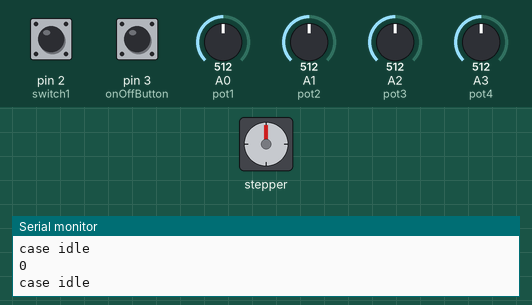
Recording of a sketch running on a simulated Arduino Uno, built with avr-gcc and run on an emulated ATmega328P. Parts: stepper motor, the last lines printed to the serial monitor. The inputs (shaded band) are chosen by the test bench; at power-on: pin 3 (onOffButton) LOW, pin 2 (switch1) LOW, A0 (pot1) = 512, A1 (pot2) = 512, A2 (pot3) = 512, A3 (pot4) = 512. Stepper angles assume 200 steps per turn.

Above: at 1.2 s.
1.3 s: pin 3 (onOffButton) pulled HIGH for 0.15 s
At 1.77 s:
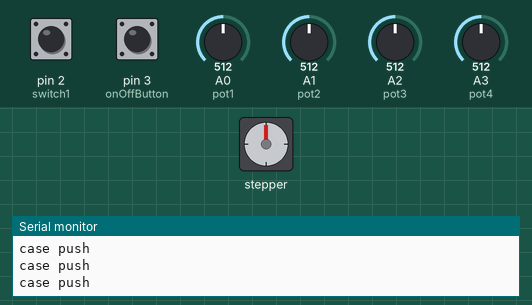
At 2.38 s:
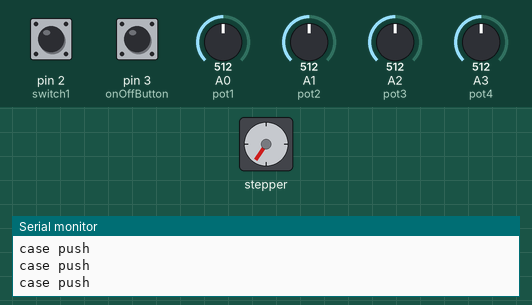
4.3 s: pin 3 (onOffButton) pulled HIGH for 1 s
At 4.3 s:
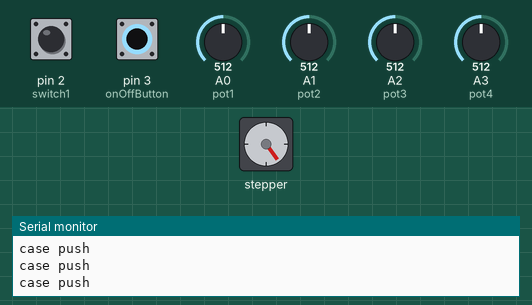
6.8 s: pin 3 (onOffButton) pulled HIGH for 0.15 s
At 7.57 s:
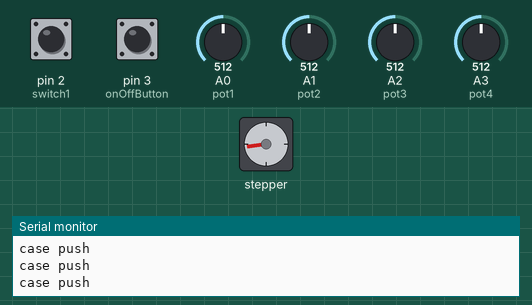
9.9 s: pin 3 (onOffButton) pulled HIGH for 3.2 s
15.2 s: pin 3 (onOffButton) pulled HIGH for 3.2 s
21.4 s: pin 3 (onOffButton) pulled HIGH for 3.2 s
Timing chart, 0 to 28.6 s (numbered marks = the images above; inputs shaded):
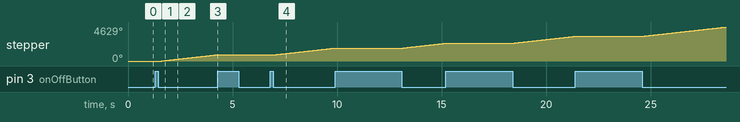

Measured:
- after the input at 1.3 s, stepper: keeps turning clockwise at about 323°/s, starting after 0.32 s
- after the input at 4.3 s, stepper: stops changing and stays 864°
- after the input at 6.8 s, stepper: keeps turning clockwise at about 322°/s, starting after 0.31 s

The sketch:

ZEROGBACKUP.ino
```cpp
#include <Wire.h>
#include <Adafruit_MotorShield.h>
#include "utility/Adafruit_MS_PWMServoDriver.h"
#include <AccelStepper.h>
//control pins
const int pot1 = A0;
const int pot2 = A1;
const int pot3 = A2;
const int pot4 = A3;
const int switch1 = 2;
const int onOffButton = 3;

//control values for pump 1
int pushRate = 0;
int pushTarget = 0;
int pullRate = 0;
int pullTarget = 0;
bool pumpOn = 0;

//variables to hold information about the pump
bool buttonPressed = 0;
int stepCounter = 0;

//state machine
const int STATE_IDLE = 0;
const int STATE_SETVALUE = 1;
const int STATE_PUSH = 2;
const int STATE_PULL = 3;
const int STATE_STOP = 4;
const int STATE_BUTTON_PRESSED = 5;

int pump_state = STATE_IDLE;

Adafruit_MotorShield AFMS = Adafruit_MotorShield();
Adafruit_StepperMotor *Stepper1 = AFMS.getStepper(200, 1);


void setup() {
  Serial.begin(9600);           // set up Serial library at 9600 bps
  Serial.println("PUMP IT ON");
  AFMS.begin();  // create with the default frequency 1.6KHz
 pinMode(pot1, INPUT);
 pinMode(pot2, INPUT);
 pinMode(pot3, INPUT);
 pinMode(pot4, INPUT);
 pinMode(switch1, INPUT);
 pinMode(onOffButton, INPUT);
}

void loop() {
  switch (pump_state) {
    case STATE_IDLE:    // waiting for a button press
      Serial.println("case idle");
      buttonPressed = digitalRead(onOffButton);
      //Serial.println("button pressed value is");
      Serial.println(buttonPressed);

      if(buttonPressed == true){//button pressed for the first time
        pump_state = STATE_SETVALUE;
        delay(50);
      }
      break;

    case STATE_SETVALUE:
      Serial.println("case set values");
      pushRate = map(analogRead(pot1), 0, 1023, 0, 10); //pushing speed
      Serial.println(pushRate);
      pushTarget = map(analogRead(pot2), 0, 1023, 0, 1000);//pushing target
       Serial.println(pushTarget);
      pullRate = map(analogRead(pot3), 0, 1023, 0, 10);//pulling speed
       Serial.println(pullRate);
      pullTarget = map(analogRead(pot4), 0, 1023, 0,1000 );//pulling target
       Serial.println(pullTarget);
      pumpOn = digitalRead(switch1);//sitch checking if pump is on
      if (pumpOn == true && pushRate>0 ||pullRate>0){
      delay(250);
      pump_state = STATE_PUSH;//pump is On, go to pushing stage
      break;
      }
      pump_state = STATE_IDLE;//pump was off, go back to idle
      break;


    case STATE_PUSH:   // stepper moves one turn to push syringe.
   Serial.println("case push");
       buttonPressed = digitalRead(onOffButton);
    if(buttonPressed == true){//button pressed for the second time to stop pushing
     Serial.println("button pressed again");
     pump_state = STATE_BUTTON_PRESSED;
      break;
      }
       if(pushTarget!=0){
       Stepper1->setSpeed(pushRate*100);  //set step speed based on push rate
       Stepper1->step(2, FORWARD, DOUBLE); //move stepper one step in desired speed


       //delay(pushRate*10);
       stepCounter+=1;//count steps
       }
    if (stepCounter>=pushTarget){
      stepCounter = 0;//zero the step counter towards pulling phase
      pump_state = STATE_PULL;//finished pushing, go to pulling
      break;
    }
    break;

    case STATE_PULL: // stepper moves one turn to pull syringe.
     Serial.println("case pull");
     buttonPressed = digitalRead(onOffButton);
      if(buttonPressed == true){//button pressed for the second time to stop
      pump_state = STATE_BUTTON_PRESSED;
      break;
      }
      //move stepper one step in desired speed
       //Serial.println("pulling...");
       if(pullTarget!=0){
       Stepper1->setSpeed(pullRate*100);  //set step speed based on push rate
       Stepper1->step(2, BACKWARD, DOUBLE); //move stepper one step
       stepCounter+=1;//count steps
       }
    if (stepCounter>=pullTarget){
      pump_state=STATE_STOP;
      break;
    }
    break;

    case STATE_STOP:
      Serial.println("case stop");
      stepCounter = 0;
      delay(10);
      pump_state=STATE_IDLE;
      break;

    case STATE_BUTTON_PRESSED://button was pressed a second time to stop extruding and restart.
      Serial.println("case button pressed");
      stepCounter = 0;//zero the step counter
      buttonPressed = 0;
      delay(500);
      pump_state=STATE_IDLE;
      break;
  }
}
```
